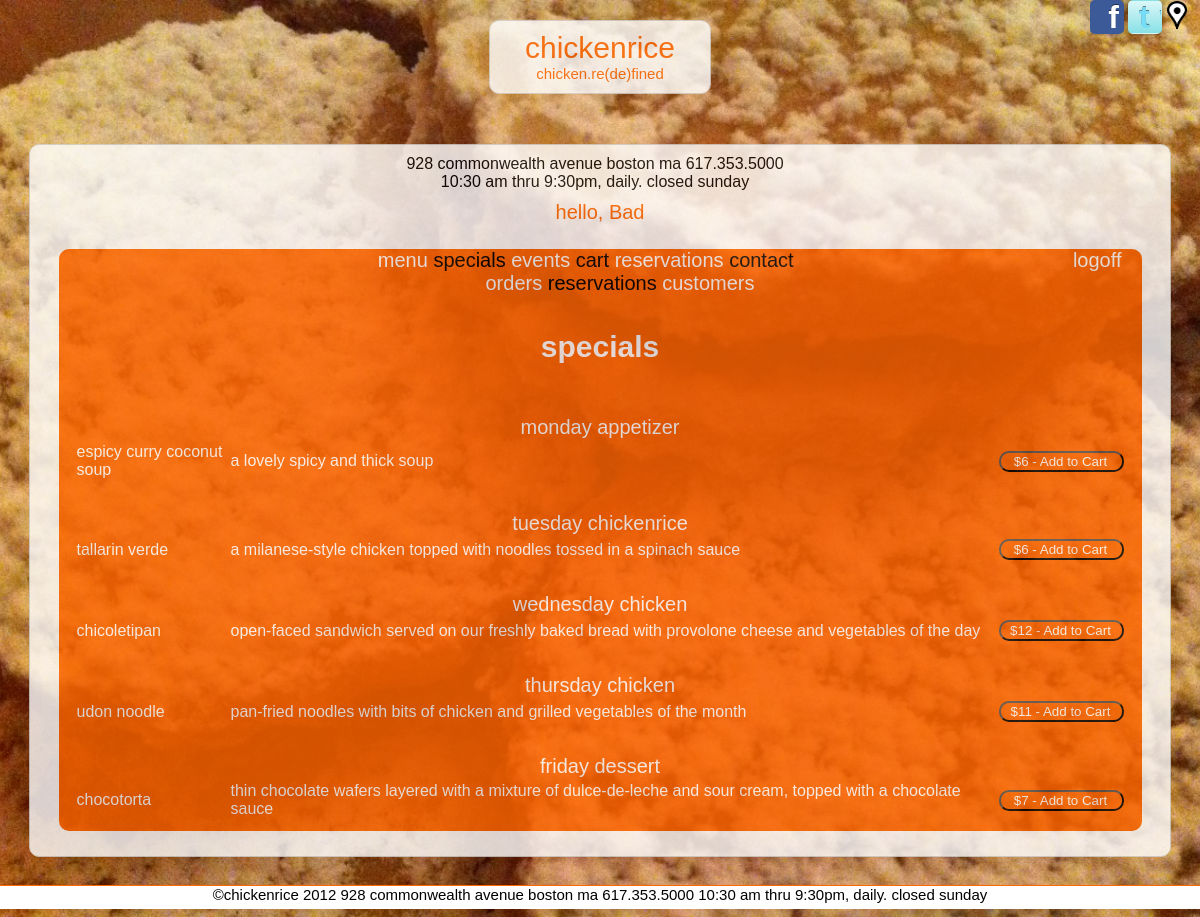
/specials/index.php (signed in), run on the app's committed database.
### tables this page shows
CREATE TABLE IF NOT EXISTS `menu` (
  `id` int(10) NOT NULL AUTO_INCREMENT,
  `menuType` int(10) NOT NULL,
  `foodItem` int(10) NOT NULL,
  `price` int(5) NOT NULL,
  `cost` int(5) NOT NULL,
  `specialDay` varchar(1) NULL,
  PRIMARY KEY (`id`),
  KEY `menuType` (`menuType`),
  KEY `foodItem` (`foodItem`)
);

CREATE TABLE IF NOT EXISTS `menutype` (
  `id` int(10) NOT NULL AUTO_INCREMENT,
  `name` varchar(25) NOT NULL,
  PRIMARY KEY (`id`)
);

CREATE TABLE IF NOT EXISTS `food` (
  `id` int(10) NOT NULL AUTO_INCREMENT,
  `name` varchar(25) NOT NULL,
  `description` varchar(255) NOT NULL,
  `isVegetarian` varchar(1) NOT NULL DEFAULT 'N',
  `imageName` varchar(255) NULL,
  PRIMARY KEY (`id`)
);

### model/database.php (called while the page is built, shortened)
<?php
class Database {
	private static $dsn = 'mysql:host=localhost;dbname=chickenrice';
	private static $username = 'chickenrice';
	private static $password = 'password';
	private static $db;
	public static function getDB () {
		if (!isset(self::$db)) {
			try {
				self::$db = new PDO(self::$dsn,
						self::$username,
						self::$password);
			} catch (PDOException $e) {
				$error_message = $e->getMessage();
				include('../errors/database_error.php');
				exit();
			}
		}
		return self::$db;
	}
}
?>

### model/menu.php (called while the page is built, shortened)
<?php
class Menu{
	private $menuId;
	private $menuType;
	private $foodName;
	private $description;
	private $price;
	private $specialDay;
	public function getMenuId(){
		return $this->menuId;
	}
	public function getMenuType(){
		return $this->menuType;
	}
	public function getFoodName(){
		return $this->foodName;
	}
	public function getDescription(){
		return $this->description;
	}
	public function getPrice(){
		return $this->price;
	}
	public function getSpecialDay(){
		return $this->specialDay;
	}
	public static function getSpecials($db) {
		$sql="SELECT
				m.id as menuId,
				t.name as menuType,
				f.name as foodName,
				f.description as description,
				f.isVegetarian as vegetarian,
				m.price as price,
				m.specialDay as specialday,
				f.imageName as image
				FROM `menu` m JOIN `menutype` t ON m.menuType=t.id
									JOIN `food` f ON m.foodItem=f.id
				WHERE m.specialDay <>'' AND f.name <>'event'";
		$statement= $db->prepare($sql);
		$statement->execute();
		$rows = $statement->fetchAll();
		$menu = array();
		foreach ($rows as $row) {
			$d = new Menu($db);
			$d->init($row);
			array_push($menu,$d);
		}
		return $menu;
	}
	private function init($row){
		$this->menuId = $row['menuId'];
		$this->menuType = $row['menuType'];
		$this->foodName = $row['foodName'];
		$this->description = $row['description'];
		$this->price = $row['price'];
		$this->specialDay = $row['specialday'];
	}
}
?>

### specials/specials.php (the view, shortened to what this page needs)
<?php
include('../include/header.php');
?>
<?php
include('../include/body.php');
?>
<h1>specials</h1>
<table>
<?php
	$specialDayMap['M']='monday';
	$specialDayMap['T']='tuesday';
	$specialDayMap['W']='wednesday';
	$specialDayMap['R']='thursday';
	$specialDayMap['F']='friday';
	$specialDayMap['S']='saturday';
	foreach($menu as $menuItem){
			$previousType=$menuItem->getMenuType();
			$specialDay=$specialDayMap[$menuItem->getSpecialDay()];
			echo "<tr><td colspan=\"3\" class=\"menuheader\">$specialDay $previousType</td></tr>";
		$foodName=$menuItem->getFoodName();
		$desc=$menuItem->getDescription();
		$price=$menuItem->getPrice();
		$menuId=$menuItem->getMenuId();
		echo "<tr><td class=\"menuitem\"><a href=\"../menu/index.php?action=itemdetail&menuid=$menuId\">$foodName</a></td>";
		echo "<td class=\"menudesc\"><a href=\"../menu/index.php?action=itemdetail&menuid=$menuId\">$desc</a></td>";
		echo "<td><form name=\"addtocart\" method=\"POST\" action=\"../controller/addtocart.php\"><input type=\"button\" class=\"submitbutton menubutton\" value=\"\$$price - Add to Cart\">";
		echo "  </form></td></tr>";
	}
?>
</table>
<?php include('../include/footer.php'); ?>

### css/styles.css (style rules this page uses)
* { font-family: Arial, sans-serif; }
a { text-decoration: none; }
html { height: 100%; }
body { background-color: #000000; margin: 0; height: 100%; min-height: 100%; padding-bottom: 18px; scrollbar-base-color: #FF6600; scrollbar-arrow-color: #FF6600; scrollbar-DarkShadow-Color: #FF6600; background: url("img/bg/bg-01.jpg") no-repeat fixed center center; filter: progid:DXImageTransform.Microsoft.AlphaImageLoader(src="img/bg/bg-01.jpg", sizingMethod="scale" ); -webkit-background-size: cover; -moz-background-size: cover; -o-background-size: cover; background-size: cover; scrollbar-arrow-color: #FF6600; scrollbar-DarkShadow-Color: #FF6600; }
h1 { font-size: 30px; }
h1,h2,h3 { clear: both; text-align: center; color: #FFFFFF; }
input { background-color: #FF6600; color: #FFFFFF; padding-left: 5px; }
table { margin-left: auto; margin-right: auto; }
select,input,#innerframe,#outerframe,#logo,textarea,fieldset, #cartcount, .menuimage { -webkit-border-radius: 10px; -moz-border-radius: 10px; -khtml-border-radius: 10px; border-radius: 10px; }
input,select,option,textarea { background-color: #FFFFFF; color: #FF6600; }
input[type="submit"],input[type="reset"],input[type="button"] { background-color: #FF6600; color: #FFFFFF; }
.menuheader { text-align: center; font-size: 20px; margin-bottom: 20px; margin-top: 20px; color: #FFFFFF; }
.menubutton { width: 125px; }
.menuitem { width: 150px; color: #FFFFFF; }
.menuitem a,.menudesc a { color: #FFFFFF; }
.menudesc { color: #FFFFFF; }
tr>td.menuheader { padding-top: 30px; }

### data on the page
menu: specialDay "monday", menuType.name "appetizer", foodItem.name "espicy curry coconut soup", foodItem.description "a lovely spicy and thick soup", price "$6 - Add to Cart"
menu: specialDay "tuesday", menuType.name "chickenrice", foodItem.name "tallarin verde", foodItem.description "a milanese-style chicken topped with noodles tossed in a spinach sauce", price "$6 - Add to Cart"
menu: specialDay "wednesday", menuType.name "chicken", foodItem.name "chicoletipan", foodItem.description "open-faced sandwich served on our freshly baked bread with provolone cheese and vegetables of the day", price "$12 - Add to Cart"
menu: specialDay "thursday", menuType.name "chicken", foodItem.name "udon noodle", foodItem.description "pan-fried noodles with bits of chicken and grilled vegetables of the month", price "$11 - Add to Cart"
menu: specialDay "friday", menuType.name "dessert", foodItem.name "chocotorta", foodItem.description "thin chocolate wafers layered with a mixture of dulce-de-leche and sour cream, topped with a chocolate sauce", price "$7 - Add to Cart"

### other printed values
$firstName "Bad"
